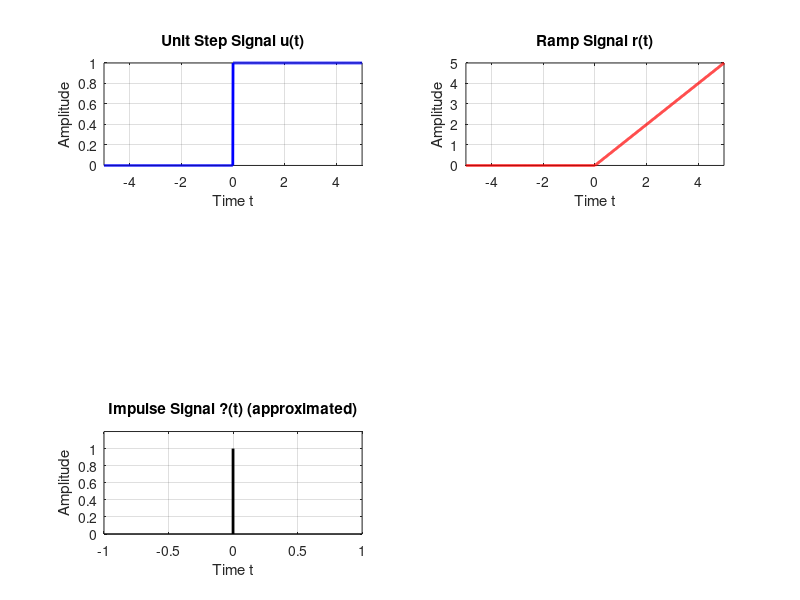

Here is the MATLAB script that generated this plot:
clc; clear; close all;
% Time vector (for continuous domain simulation)
t = -5:0.01:5;

%%%(1)Generation of CT Unit ImpulseFunction 
impulse = zeros(size(t));
impulse(t == 0) = 1; % approximate delta(t) as 1 at t=0

subplot(3,2,5);
stem(t, impulse, 'k', 'LineWidth', 2, 'Marker', 'none');
title('Impulse Signal ?(t) (approximated)');
xlabel('Time t'); 
ylabel('Amplitude');
grid on;
axis([-1 1 0 1.2]);

%%%(2)Generation of CT Unit step function 

u = double(t >= 0); % u(t) = 1 for t >= 0, else 0

subplot(3,2,1);
plot(t, u, 'b', 'LineWidth', 2);
title('Unit Step Signal u(t)');
xlabel('Time t'); 
ylabel('Amplitude');
grid on; 
axis tight;

%%%(3)Generation of CT Unit ramp function 

r = t .* (t >= 0); % r(t) = t for t >= 0, else 0

subplot(3,2,2);
plot(t, r, 'r', 'LineWidth', 2);
title('Ramp Signal r(t)');
xlabel('Time t'); 
ylabel('Amplitude');
grid on;
axis tight;

